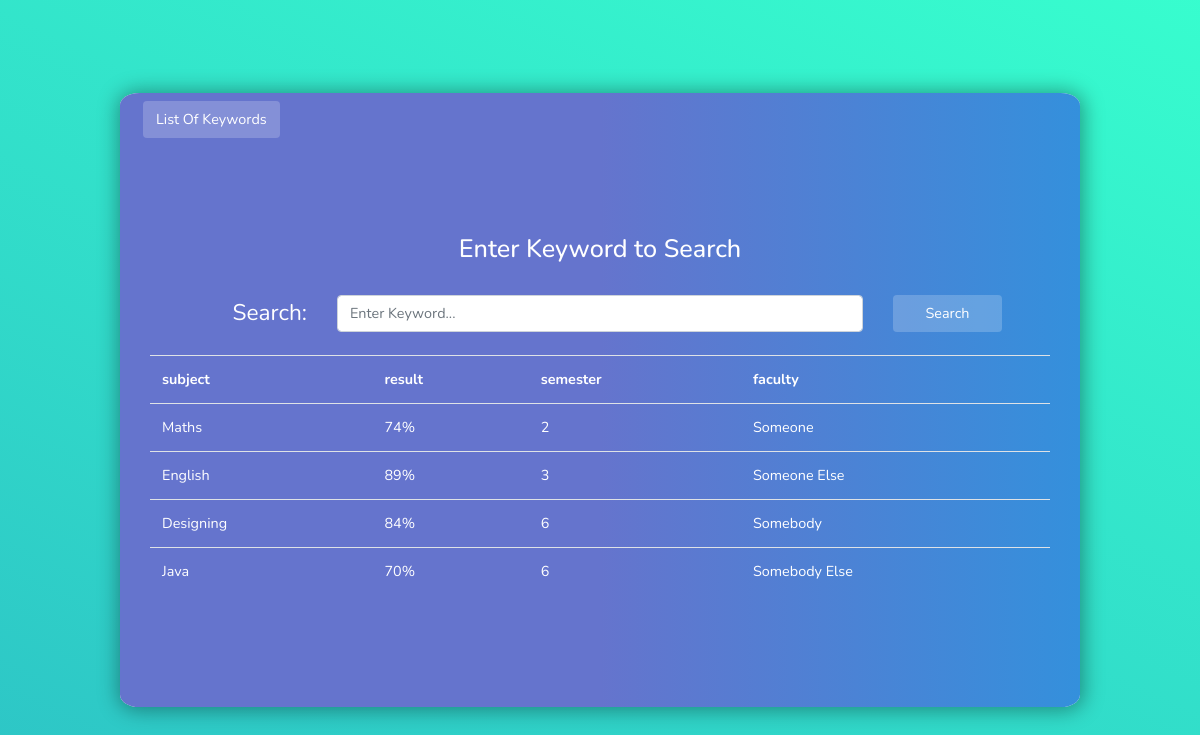
The app's page /index.php?source=res with its own data.
### tables this page shows
CREATE TABLE `keywords` (
  `keyword` varchar(4) NOT NULL,
  `table_name` varchar(12) NOT NULL,
  `column_name` varchar(255) NOT NULL
);

CREATE TABLE `result` (
  `id` int(11) NOT NULL,
  `result` varchar(12) NOT NULL,
  `subject` varchar(9) NOT NULL,
  `semester` int(1) NOT NULL,
  `faculty` text NOT NULL
);

### index.php (the view, shortened to what this page needs)
<?php
    include('dbconfig.php');
    $flag = false;
    if(isset($_GET['source']))
    {
        $key = trim(strtolower($_GET['source']));
        $q = "Select * from keywords where keyword = '$key'";
        $select = $db->query($q);
        if($select->num_rows > 0)
        {
            $temp = $select->fetch_assoc();
            $table = $temp['table_name'];
            $columns = $temp['column_name'];
            $q = "select $columns from $table where true";
            $get = $db->query($q);
            if($get)
            {
                $flag = true;
                $data = array();
                while($temp = $get->fetch_assoc())
                {
                    $data[] = $temp;
                }
            }
            else
            {
                $_SESSION['msg'] = "<div class='alert alert-danger'> Operation Failed! Please Try Again. </div>";
            }
        }
        else
        {
            $_SESSION['msg'] = "<div class='alert alert-danger'> Keyword does not match with any records in database.</div>";
        }
    }
?>
<!DOCTYPE html>
<html>
    <head>
        <link rel="stylesheet" type="text/css" href="assets/style.css">
        <link rel="stylesheet" type="text/css" href="assets/app.css">
    </head>
    <body>
    	<div id="app">
    		<div class="container-fluid">
                <div class="row panel indigo">
                    <div class="row ml-2 mt-2">
                        <div class="col-md-2 text-right">
                            <a href="keylist.php" style="background-color: rgba(255, 255, 255, 0.2);" class="link btn text-right">List Of Keywords</a>
                        </div>
                    </div>
                        <div class="container form">
                            <h3> Enter Keyword to Search</h3><br>
                            <form name="search" method="GET" action="">
                                <div class="form-group row mx-5">
                                    <div class="col-md-2 text-right">
                                        <label style="font-size: 17pt;">Search:</label>
                                    </div>
                                    <div class="col-md-8">
                                        <input type="text" name="source" id="source" placeholder="Enter Keyword..." class="form-control">
                                    </div>
                                    <div class="col-md-2">
                                        <button class="btn signup" type="submit">Search</button>
                                    </div>
                                </div>
                            </form>
                            <?php
                            if($flag)
                            {
                            ?>
                            <div class="container">
                                <table class="table">
                                    <tr>
                                    <?php
                                        $column = explode(',', $columns);
                                        foreach ($column as $col)
                                        {
                                        echo "<th>$col</th>";
                                        }
                                    ?>
                                    </tr>
                                    <?php
                                    foreach($data as $d)
                                    {
                                        echo "<tr>";
                                        foreach ($column as $col)
                                        {
                                            echo "<td>".$d[$col]."</td>";
                                        }
                                        echo "</tr>";
                                    }
                                    ?>
                                </table>
                            </div>
                            <?php
                            }
                            ?>
                        </div>
                    </div>
       		</div>
    	</div>
    </body>
</html>

### assets/style.css (style rules this page uses)
body { height: 100vh; display: flex; align-items: center; justify-content: center; background-image: linear-gradient( 25deg, rgb(34 193 195 / 0.95) 0%, rgb(45 253 204 / 0.95) 100% ); font-family: "Roboto", sans-serif; overflow-y: hidden; margin: auto; }
h3 { color: #fff; text-align: center; }
#app { border-radius: 2%; width: 80vw; box-shadow: 1px 1px 20px 3px #00000059; display: flex; flex-direction: row; position: relative; overflow: hidden; min-height: 75vh; background-color: whitesmoke; }
.panel { min-height: 75vh; }
.indigo { background: linear-gradient(90deg, var(--indigo), var(--indigo), var(--blue)) ; }
.form { margin: 10% 0px; color: #fff; }
.form-control { margin: 0px 0px; }
.signup { width: 100%; background: rgba(255, 255, 255, 0.2); color: #fff; border: 2px solid #fff; border-width: 5px; }
.link { color: #fff; }

### records on screen
keywords: column_name "subject", column_name "result", column_name "semester", column_name "faculty", column_name.subject "Maths", column_name.result "74%", column_name.semester "2", column_name.faculty "Someone", column_name.subject "English", column_name.result "89%", column_name.semester "3", column_name.faculty "Someone Else", column_name.subject "Designing", column_name.result "84%", column_name.semester "6", column_name.faculty "Somebody", column_name.subject "Java", column_name.result "70%", column_name.faculty "Somebody Else"
